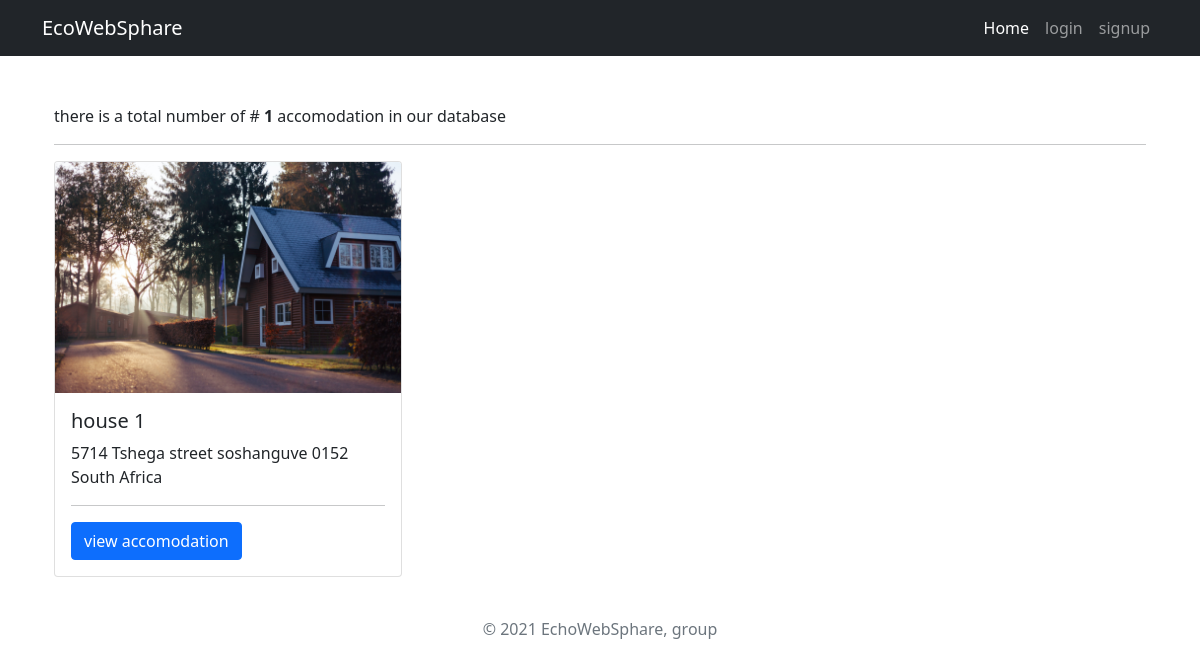
Before: /accomodation/ with the older database file.
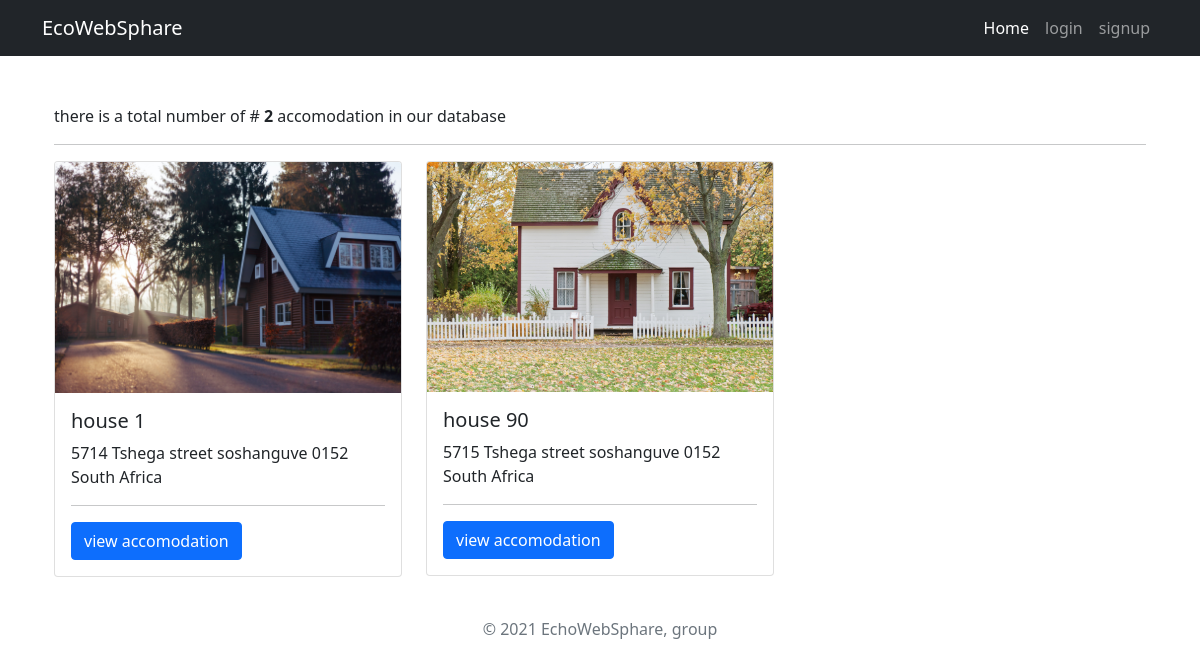
After: the same page with the newer database file.
### accomodations/models.py (models this page shows, shortened)
class Accomodation(models.Model):
    owner = models.ForeignKey(settings.AUTH_USER_MODEL,on_delete=models.CASCADE, related_name="owner")
    title = models.CharField(max_length=255, unique=True)
    address = models.OneToOneField(Address, on_delete=models.CASCADE)
    likes = models.ManyToManyField(settings.AUTH_USER_MODEL, blank=True, related_name='accomodation_likes')
    image_1 = models.ImageField(upload_to='images')
    image_2 = models.ImageField(upload_to='images', null=True, blank=True)
    image_3 = models.ImageField(upload_to='images', null=True, blank=True)
    image_4 = models.ImageField(upload_to='images', null=True, blank=True)
    image_5 = models.ImageField(upload_to='images', null=True, blank=True)
    description = models.TextField()
    applied = models.ManyToManyField(settings.AUTH_USER_MODEL,default=None, blank=True, related_name="applied")
    date_added = models.DateTimeField(auto_now_add=True)

class Address(models.Model):
    class ProvinceChoice(models.TextChoices):
        GAUTENG = 'GP', ('Gauteng')
    house_number = models.CharField(max_length=20,default="5714")
    street_name = models.CharField(max_length=255,default="Tshega street")
    provice = models.CharField(max_length=2,choices=ProvinceChoice.choices,default=ProvinceChoice.GAUTENG)
    locality = models.CharField(max_length=255, null=True,blank=True, default="soshanguve")
    municipality = models.CharField(max_length=255,default="Tshwane")
    postal_code = models.CharField(max_length=10,default="0152")
    country = models.CharField(default="South Africa", max_length=12, editable=False)
    def __str__(self):
        return f"{self.house_number} {self.street_name} {self.locality} {self.postal_code} {self.country}"

### accomodations/views.py (the view)
# urls.py: path('accomodation/', AccomodationsList, name='accomodation-list'),
def AccomodationsList(request):
    context = {
        'object': Accomodation.objects.all()
    }
    return render(request, 'accomodation-list.html', context)

### templates/accomodation-list.html
{% extends 'base.html' %}
{% block content %}
<div class="container mt-5 mt-2">
  <p>there is a  total number of  #<strong> {{object|length}} </strong> accomodation in our database</p>
<hr>
  <div class="row row-cols-1 row-cols-md-2 row-cols-lg-3 row-cols-sm-auto g-4">
        {% for house in object %}
        <div class="col">
            <div class="card">
                <img src="{{house.image_1.url}}" class="card-img-top" alt="...">
                <div class="card-body">
                    <h5 class="card-title">{{house.title}}</h5>
                    <p class="card-text">{{house.address}}</p>
                    <hr>
                    <a href="{% url 'accomodation-detail' house.id %}" class="btn btn-primary">view accomodation</a>
                </div>
            </div>
        </div>
        {% endfor %}
    </div>
</div>
{% endblock %}

Changed rows visible on the page:
added Accomodation: image_1 (picture), title "house 90", address "5715 Tshega street soshanguve 0152 South Africa"
Other visible differences:
{{ object|length }}: "1" → "2"
